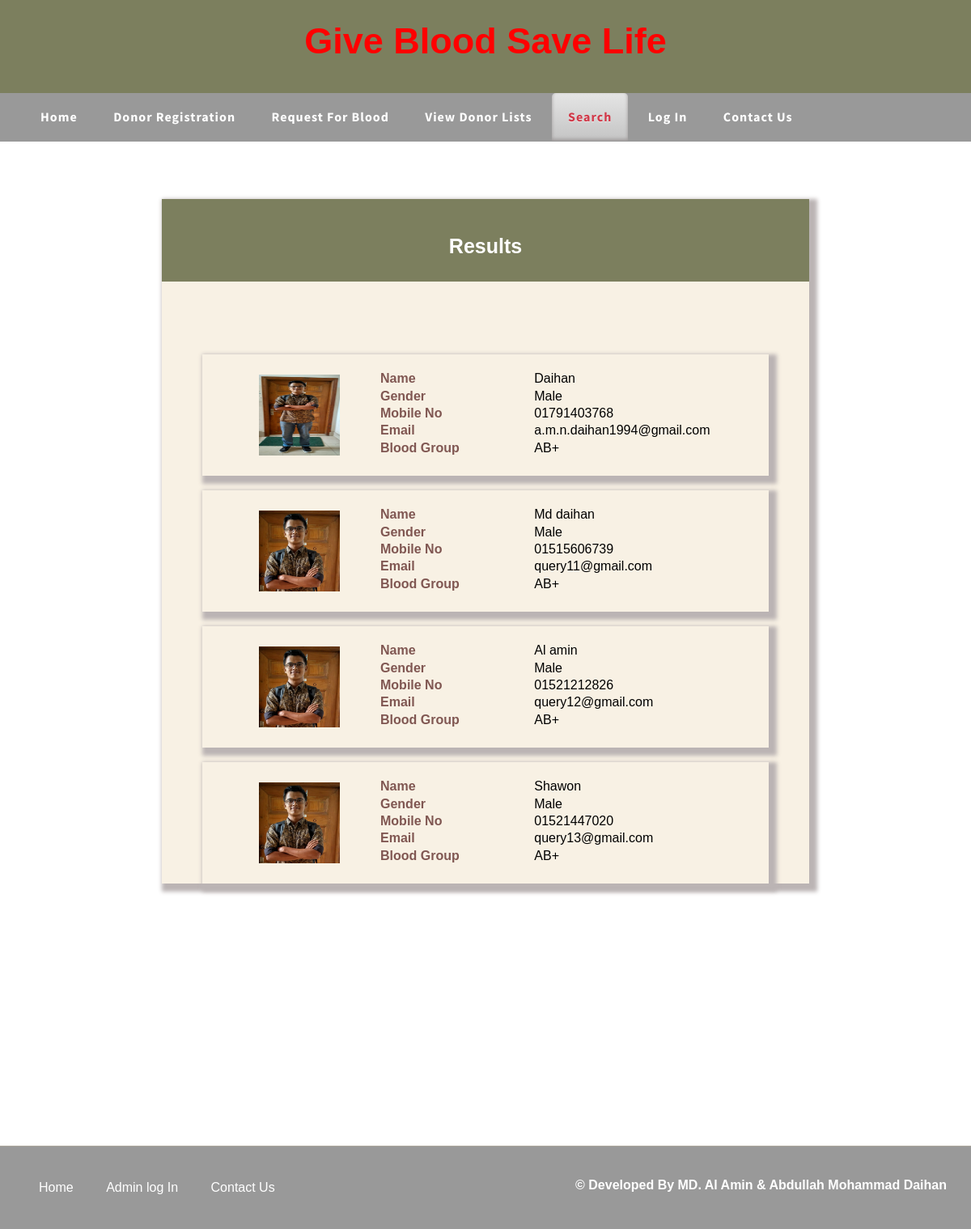
/result.php?bg=15, run on the app's committed database.
### tables this page shows
CREATE TABLE `donarregistration` (
  `donar_id` int(100) NOT NULL,
  `name` varchar(100) NOT NULL,
  `gender` varchar(100) NOT NULL,
  `age` varchar(100) NOT NULL,
  `mobile` varchar(100) NOT NULL,
  `b_id` varchar(100) NOT NULL,
  `email` varchar(100) NOT NULL,
  `pwd` varchar(100) NOT NULL,
  `pic` varchar(1000) NOT NULL
);

CREATE TABLE `bloodgroup` (
  `bg_id` int(100) NOT NULL,
  `bg_name` varchar(100) NOT NULL
);

### result.php (the view, shortened to what this page needs)
<!DOCTYPE html PUBLIC "-//W3C//DTD XHTML 1.0 Transitional//EN" "http://www.w3.org/TR/xhtml1/DTD/xhtml1-transitional.dtd">
<html xmlns="http://www.w3.org/1999/xhtml">
<head>
<link href="css/lightbox.css" rel="stylesheet" />
    <link href="StyleSheet.css" rel="stylesheet" type="text/css" />
<link href="css/style.css" rel="stylesheet" type="text/css" media="all" />
<link href="css/flexslider.css" rel="stylesheet" type="text/css" media="all" />
</head>
<body>
<?php include('Admin/function.php'); ?>
 <div class="hdd">
<div class="wrap">
<div class="header">
			Give Blood Save Life
	</div>
</div>
</div>
<div class="nav_bg">
<div class="wrap">
		<ul class="nav">
			<li><a href="index.php">Home</a></li>
			<li><a href="registration.php">Donor Registration</a></li>
			<li><a href="requests.php">Request For Blood</a></li>
			<li><a href="donorlist.php">View Donor lists</a></li>
            <li  class="active"><a href="search.php">Search</a></li>
			<li><a href="login.php">log In</a></li>
            <li><a href="contact.php">Contact Us</a></li>
            </ul>
	</div>
<div style=" height:auto"> <br><br> <br><br>
     <form method="post" enctype="multipart/form-data">
      <table cellpadding="0" cellspacing="0" width="1100px" style="margin:auto">
  <tr>
            <td>
  <table cellpadding="0" cellspacing="0" width="800px" height="350px" style="margin:auto; border:0px" class="tableborder">
        <tr><td  align="center" class="hddd"><br> Results<br><br></td></tr>
            <?php
$cn=makeconnection();
    $s="select * from donarregistration,bloodgroup where donarregistration.b_id='". $_REQUEST["bg"]."' and donarregistration.b_id=bloodgroup.bg_id";
	$result=mysqli_query($cn,$s);
?>
<tr><td><center><strong><br><br><br><br>
<?php
	while($data=mysqli_fetch_array($result))
	{
?>
</strong></center></tr></td>
  <tr><td  > <br>
            <table cellpadding="0" cellspacing="0" width="700px" height="150px" style="margin:auto; border:none;" class="tableborder">
                <tr><td width="250px"  align="center" style="vertical-align:middle">
 <a href="doner_pic<?php echo $data[8] ?>"data-lightbox="image-1"> <img src="doner_pic/<?php echo $data[8] ?>" height="100px" width="100px" style="margin:auto; padding-left:70px; padding-right:50px; float:left" /></a></td>
                    <td width="500px" height="50px" style="vertical-align:top">
          <table cellpadding="0" width="500px" height="150px" style="border:none">
           <tr><td colspan="2">&nbsp;</td></tr>
                <tr><td><span class="title">Name&nbsp;&nbsp;&nbsp;&nbsp;&nbsp;&nbsp;&nbsp;&nbsp;&nbsp;&nbsp;&nbsp;&nbsp;&nbsp;&nbsp;&nbsp;&nbsp;&nbsp;&nbsp;&nbsp;&nbsp;&nbsp;&nbsp;&nbsp;&nbsp;&nbsp;&nbsp;&nbsp;&nbsp;&nbsp;&nbsp;&nbsp;&nbsp;&nbsp;</span></td><td><?php echo $data[1]; ?></td><td align="left" width="50%"></td></tr>
                 <tr><td><span class="title">Gender</span></td><td><?php echo $data[2]; ?></td></tr>
                  <tr><td style="width:24px"><span class="title">Mobile No</span></td><td><?php echo $data[4]; ?></td></tr>
                  <tr><td><span class="title">Email</span></td><td><?php echo $data[6]; ?></td></tr>
                   <tr><td><span class="title">Blood Group</span></td><td><?php echo $data[10]; ?></td></tr>
                     <tr><td colspan="2">&nbsp;</td></tr>
                      </table>
                    </td></tr></table></td></tr>
   <?php }
   ?>
           </table></td></tr></table></form>
</div>
<br><br><br><br><br><br> <br><br><br><br><br><br><br><br><br><br><br><br>
<div class="ftr-bg">
<div class="wrap">
<div class="footer">
	<div class="f_nav">
		<ul>
			<li class="active"><a href="index.php">Home</a></li>
            <li><a href="Admin/index.php">Admin log In</a></li>
            <li><a href="contact.php">Contact Us</a></li>
            </ul>
			</div>
<?php include('footer.php');?>
</div>
</div>
</div>
</body>
</html>

### Admin/function.php (shortened to what this page needs)
<!DOCTYPE html PUBLIC "-//W3C//DTD XHTML 1.0 Transitional//EN" "http://www.w3.org/TR/xhtml1/DTD/xhtml1-transitional.dtd">
<html xmlns="http://www.w3.org/1999/xhtml">
<head>
</head>
<body>
</body>
</html>

### footer.php
<div class="copy">
      <p class="title"> © Developed By MD. Al Amin & Abdullah Mohammad Daihan</p>
</div>

### css/lightbox.css (style rules this page uses)
body:after { content: url(../img/close.png) url(../img/loading.gif) url(../img/prev.png) url(../img/next.png); display: none; }

### StyleSheet.css (style rules this page uses)
.title { font-weight:bold; color:#805752; font-size: 16px; text-align: left; padding-left: 20px; }

### css/style.css (style rules this page uses)
html,body,div,span,applet,object,iframe,h1,h2,h3,h4,h5,h6,p,blockquote,pre,a,abbr,acronym,address,big,cite,code,del,dfn,em,img,ins,kbd,q,s,samp,small,strike,strong,sub,sup,tt,var,b,u,i,dl,dt,dd,ol,nav ul,nav li,fieldset,form,label,legend,table,caption,tbody,tfoot,thead,tr,th,td,article,aside,canvas,details,embed,figure,figcaption,footer,header,hgroup,menu,nav,output,ruby,section,summary,time,mark,audio,video { margin:0;padding:0;border:0;font-size:100%;font:inherit;vertical-align:baseline; }
ol,ul { list-style:none;margin:0;padding:0; }
table { border-collapse:collapse;border-spacing:0; }
a { text-decoration:none; }
img { max-width:100%; }
body { font-family: Arial, Geneva,Helvetica, sans-serif; font-size: 100%; }
.wrap { margin:0 auto; width:80%; }
.nav_bg { background:#999; height:60px; }
.nav li { display:inline-block; }
.nav li a { font-family: 'Source Sans Pro', sans-serif; line-height:1.8em; display:block; text-decoration:none; font-weight:bold; color: #FFF; padding:15px 20px; font-size: 1em; text-transform: capitalize; letter-spacing:1px; }
.nav li.active a { text-shadow: 0 1px 0 #EBEBEB; color:#D13949; background: #E5E5E5; background: -moz-linear-gradient(top, #E5E5E5 0%, #C4C4C4 100%); background: -webkit-gradient(linear, left top, left bottom, color-stop(0%,#E5E5E5), color-stop(100%,#C4C4C4)); filter: progid:DXImageTransform.Microsoft.gradient( startColorstr='#E5E5E5', endColorstr='#C4C4C4',GradientType=0 ); -moz-border-radius:5px 5px 0 0; -webkit-border-radius:5px 5px 0 0; border-radius:5px 5px 0 0; box-shadow: inset 0px -2px 4px #9C9797; -webkit-box-shadow: inset 0px -2px 4px #9C9797; -moz-box-shadow: inset 0px -2px 4px #9C9797; -o-box-shadow: inset 0px -2px 4px #9C9797; }
.ftr-bg { background: #999; border-top: 1px solid rgba(214, 195, 167, 0.34); }
.footer { padding:3% 0; }
.f_nav { float:left; }
.f_nav li { display: inline-block; }
.f_nav li.active a { color:#ffffff; background: #999; background: #999; background: #999; filter: progid:DXImageTransform.Microsoft.gradient( startColorstr='#db3c4c', endColorstr='#a22c38',GradientType=0 ); }
.f_nav li a { border-radius: 0px; -webkit-border-radius: 0px; -moz-border-radius: 0px; -o-border-radius: 0px; display:block; padding: 8px 18px; color: #FFF; font-size: 1em; }
.copy { float: right; }
.copy p { color: #FFF; font-size: 1em; line-height: 1.8em; }
@media only screen and (max-width: 1280px) { .wrap { width:95%; } }

### result.php (style rules this page uses)
.hdd { height: 90px; background: #7c7f5e; color: red; padding-top: 25px; font-size: 45px; text-align: center; font-weight: bold; }
.hddd { height: 80px; background: #7c7f5e; color: #fff; padding-top: 15px; font-size: 25px; text-align: center; font-weight: bold; }

### data on the page
donarregistration: pic (picture), name "Daihan", gender "Male", mobile "01791403768", email "a.m.n.daihan1994@gmail.com", bloodgroup.bg_name "AB+"
donarregistration: pic (picture), name "Md daihan", gender "Male", mobile "01515606739", email "query11@gmail.com", bloodgroup.bg_name "AB+"
donarregistration: pic (picture), name "Al amin", gender "Male", mobile "01521212826", email "query12@gmail.com", bloodgroup.bg_name "AB+"
donarregistration: pic (picture), name "Shawon", gender "Male", mobile "01521447020", email "query13@gmail.com", bloodgroup.bg_name "AB+"
